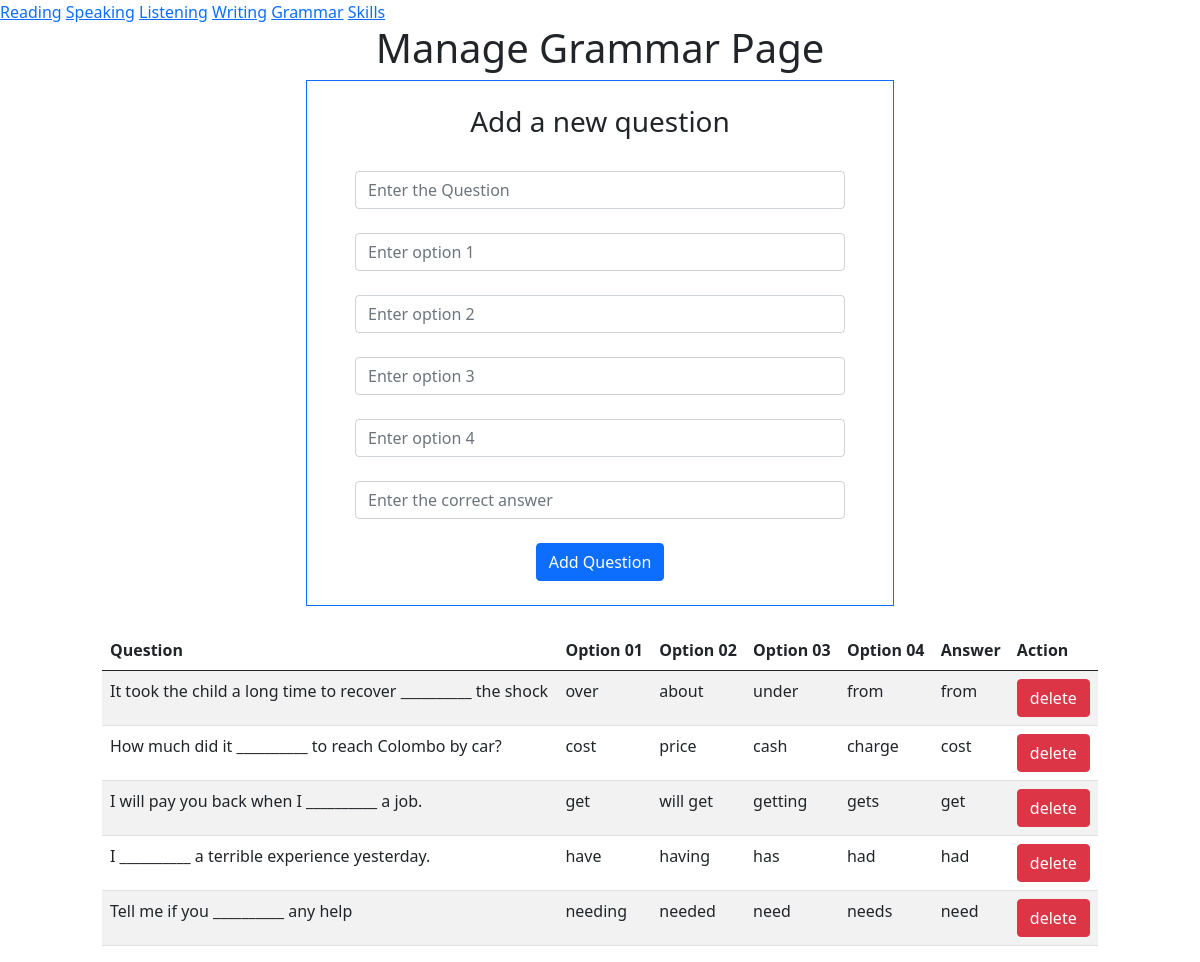
/Admin_grammar.php, run on the app's committed database.
### tables this page shows
CREATE TABLE `table_grammar` (
  `id` int(100) NOT NULL,
  `que` varchar(1000) NOT NULL,
  `option_1` varchar(100) NOT NULL,
  `option_2` varchar(100) NOT NULL,
  `option_3` varchar(100) NOT NULL,
  `option_4` varchar(100) NOT NULL,
  `userans` text DEFAULT NULL,
  `ans` varchar(100) NOT NULL
);

### Admin_grammar.php (the view, shortened to what this page needs)
<?php
@include 'configure.php';
?>
<!DOCTYPE html>
<html lang="en">
<head>
   <link href="https://cdn.jsdelivr.net/npm/bootstrap@5.0.2/dist/css/bootstrap.min.css" rel="stylesheet">
</head>
<body>
<a href="Admin_reading.php">Reading</a>
<a href="Admin_Speaking.php">Speaking</a>
<a href="Admin_Listening.php">Listening</a>
<a href="Admin_Writing.php">Writing</a>
<a href="Admin_Grammar.php">Grammar</a>
<a href="skills.php">Skills</a>
<div class="row d-flex justify-content-center">
   <div class="col-md-6">
        <div class="form-group">
            <h1 class="text-center">Manage Grammar Page</h1>
            <div class="border border-primary">
                <div class="col px-md-5">
                    <form action="<?php $_SERVER['PHP_SELF'] ?>" method="post" enctype="multipart/form-data"><br/>
                        <h3 class="text-center">Add a new question</h3><br/>
         <input type="text" placeholder="Enter the Question" name="Question" class="form-control"><br/>
         <input type="text" placeholder="Enter option 1" name="Ques_opt1" class="form-control"><br/>
         <input type="text" placeholder="Enter option 2" name="Ques_opt2" class="form-control"><br/>
         <input type="text" placeholder="Enter option 3" name="Ques_opt3" class="form-control"><br/>
         <input type="text" placeholder="Enter option 4" name="Ques_opt4" class="form-control"><br/>
         <input type="text" placeholder="Enter the correct answer" name="ans" class="form-control"><br/>
         <div class="text-center">
            <input type="submit" class="btn btn-primary" name="add_ques" value="Add Question">
         </div>
         <br/>
      </form>
</div>
</div>
   </div>
</div>
   <?php
   $select = mysqli_query($conn, "SELECT * FROM table_grammar");
   ?>
   <div class="col-md-10">
   <br/>
      <table class="table table-striped table-hover">
         <thead>
         <tr>
            <th>Question</th>
            <th>Option 01</th>
            <th>Option 02</th>
            <th>Option 03</th>
            <th>Option 04</th>
            <th>Answer</th>
            <th>Action</th>
         </tr>
         </thead>
         <?php while($row = mysqli_fetch_assoc($select)){ ?>
         <tr>
            <td><?php echo $row['que']; ?></td>
            <td><?php echo $row['option_1']; ?></td>
            <td><?php echo $row['option_2']; ?></td>
            <td><?php echo $row['option_3']; ?></td>
            <td><?php echo $row['option_4']; ?></td>
            <td><?php echo $row['ans']; ?></td>
            <td>
               <a href="Admin_grammar.php?delete=<?php echo $row['id']; ?>" class="btn btn-danger">delete </a>
            </td>
         </tr>
      <?php } ?>
      </table>
   </div>
         </div>
</body>
</html>

### data on the page
table_grammar: que "It took the child a long time to recover __________ the shock", option_1 "over", option_2 "about", option_3 "under", option_4 "from", ans "from"
table_grammar: que "How much did it __________ to reach Colombo by car?", option_1 "cost", option_2 "price", option_3 "cash", option_4 "charge", ans "cost"
table_grammar: que "I will pay you back when I __________ a job.", option_1 "get", option_2 "will get", option_3 "getting", option_4 "gets", ans "get"
table_grammar: que "I __________ a terrible experience yesterday.", option_1 "have", option_2 "having", option_3 "has", option_4 "had", ans "had"
table_grammar: que "Tell me if you __________ any help", option_1 "needing", option_2 "needed", option_3 "need", option_4 "needs", ans "need"
